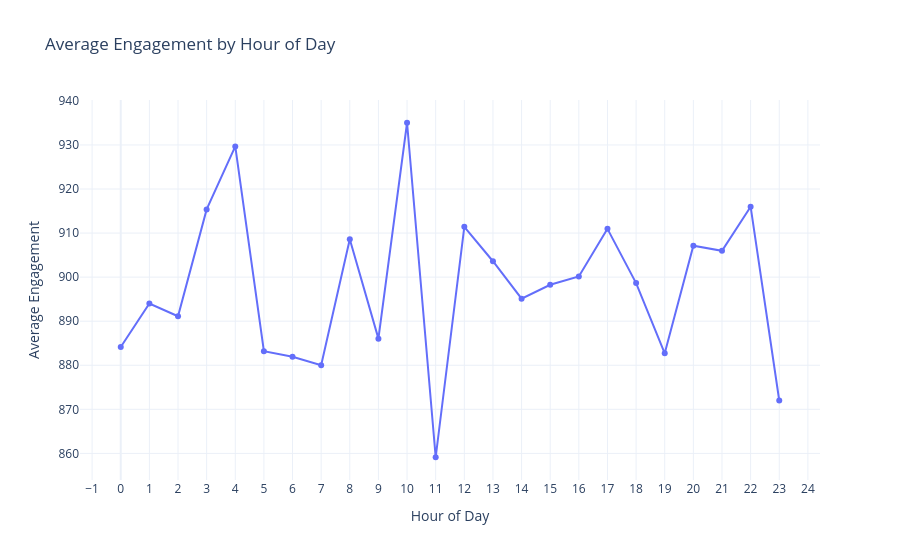

The cell this chart's notebook holds for it:
### Markdown cell above
#### Interpretation

- mean = The average value of that metric for all posts on that day.  
- std (standard deviation) = The spread or variability of the metric around the mean.  
  A higher std means engagement is more inconsistent (some posts get a lot more or fewer likes than others).  
- count = The number of rows in df for day of the week.  
- Example: Monday --> On average, Monday posts engagement is 897. But it varies widely (±333)

### Code cell
# # A Time series chart of engagement -- Hour of Day
df['Hour'] = df['PostDateTime'].dt.hour

hour_avg = df.groupby('Hour')['Engagement'].mean()
hour_avg_df = hour_avg.reset_index()  # Convert Series to DataFrame for Plotly
hour_avg_df.columns = ['Hour', 'Average_Engagement']

# Interactive line plot
fig = px.line(
    hour_avg_df,
    x='Hour',
    y='Average_Engagement',
    markers=True,  # show points
    title='Average Engagement by Hour of Day',
    labels={'Average_Engagement': 'Average Engagement', 'Hour': 'Hour of Day'}
)

fig.update_layout(
    xaxis=dict(dtick=1),  # show each hour on x-axis
    yaxis=dict(showgrid=True),
    template='plotly_white'
)

fig.show()

### Figure 1 — Plotly figure (JSON) as saved in the notebook; plotly's stock layout.template omitted (floating-point values rounded to 4 significant figures)
{"data": [{"hovertemplate": "Hour of Day=%{x}<br>Average Engagement=%{y}<extra></extra>", "legendgroup": "", "line": {"color": "#636efa", "dash": "solid"}, "marker": {"symbol": "circle"}, "mode": "markers+lines", "name": "", "orientation": "v", "showlegend": false, "type": "scatter", "x": [0, 1, 2, 3, 4, 5, 6, 7, 8, 9, 10, 11, 12, 13, 14, 15, 16, 17, 18, 19, 20, 21, 22, 23], "xaxis": "x", "y": [884.1, 894.0, 891.1, 915.4, 929.7, 883.2, 881.9, 880.0, 908.6, 886.0, 935.0, 859.1, 911.4, 903.6, 895.1, 898.3, 900.1, 911.0, 898.7, 882.7, 907.1, 906.0, 916.0, 872], "yaxis": "y"}], "layout": {"legend": {"tracegroupgap": 0}, "title": {"text": "Average Engagement by Hour of Day"}, "xaxis": {"anchor": "y", "domain": [0, 1], "dtick": 1, "title": {"text": "Hour of Day"}}, "yaxis": {"anchor": "x", "domain": [0, 1], "showgrid": true, "title": {"text": "Average Engagement"}}}}
